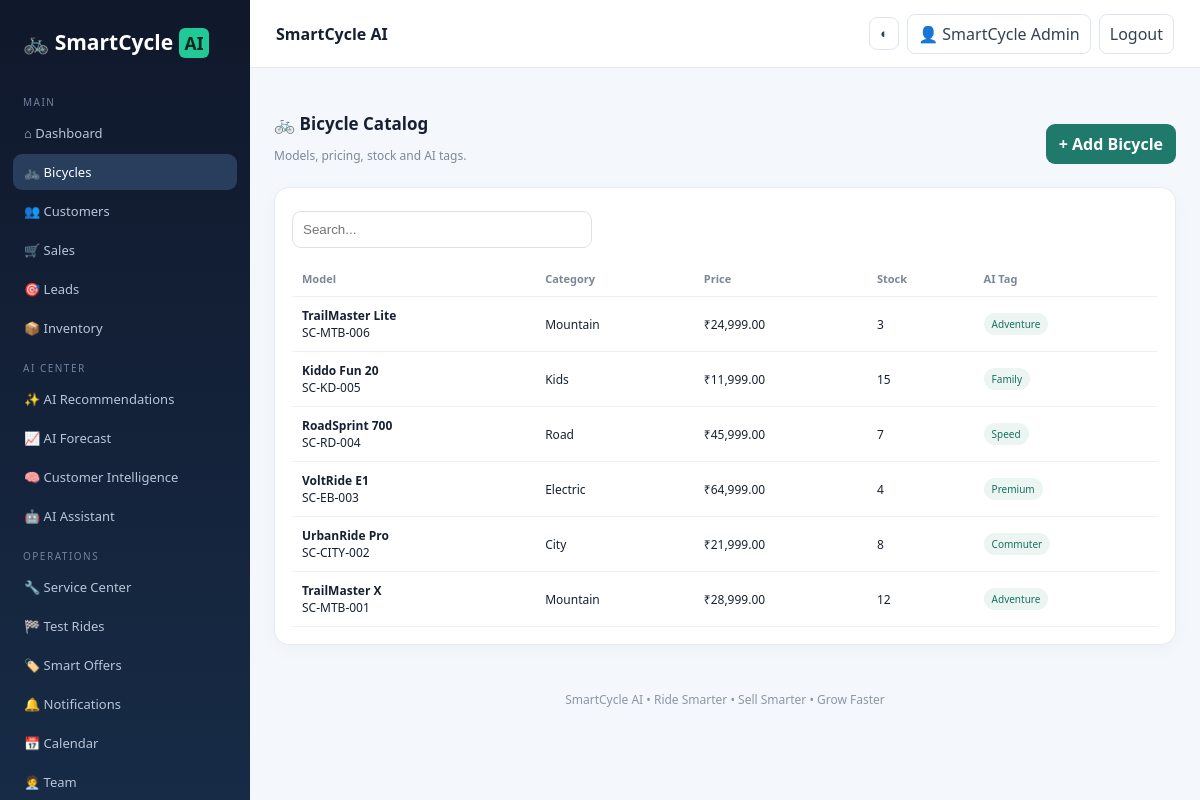
Screenshot of /bicycles.php (signed in) with the database file from the repository.
### tables this page shows
CREATE TABLE bicycles(id INT AUTO_INCREMENT PRIMARY KEY,name VARCHAR(120),sku VARCHAR(50) UNIQUE,category VARCHAR(50),price DECIMAL(12,2),stock INT,ai_tag VARCHAR(80));

### config.php (called while the page is built, shortened)
<?php
function e($v){return htmlspecialchars((string)$v,ENT_QUOTES,"UTF-8");}
function money($v){return "₹".number_format((float)$v,2);}
?>

### bicycles.php (the view)
<?php $title="Bicycle Catalog";require "includes/header.php";$r=$conn->query("SELECT * FROM bicycles ORDER BY id DESC");?><div class="section-title"><div><h2>🚲 Bicycle Catalog</h2><p class="muted">Models, pricing, stock and AI tags.</p></div><a class="btn primary" href="add_bicycle.php">+ Add Bicycle</a></div><div class="card"><input id="q" class="search" onkeyup="filterTable('q','t')" placeholder="Search..."><table id="t"><thead><tr><th>Model</th><th>Category</th><th>Price</th><th>Stock</th><th>AI Tag</th></tr></thead><tbody><?php while($x=$r->fetch_assoc()):?><tr><td><b><?=e($x["name"])?></b><br><?=e($x["sku"])?></td><td><?=e($x["category"])?></td><td><?=money($x["price"])?></td><td><?=$x["stock"]?></td><td><span class="badge"><?=e($x["ai_tag"])?></span></td></tr><?php endwhile;?></tbody></table></div><?php require "includes/footer.php";?>

### assets/style.css (style rules this page uses)
* { box-sizing:border-box }
body { margin:0;font-family:Segoe UI,Arial,sans-serif;background:#f4f7fb;color:#172033 }
.card { background:#fff;border:1px solid #e6ebf1;border-radius:15px;padding:17px;box-shadow:0 5px 18px #14203708 }
.section-title { display:flex;justify-content:space-between;align-items:center;margin:20px 0 11px }
.section-title h2 { font-size:17px;margin:0 }
.btn { display:inline-block;border:0;border-radius:9px;padding:9px 13px;text-decoration:none;cursor:pointer;font-weight:650 }
.primary { background:#1f7a6b;color:#fff }
input,select,textarea { width:100%;padding:10px;border:1px solid #dce2ea;border-radius:9px;margin:6px 0 13px;background:#fff }
table { width:100%;border-collapse:collapse;font-size:12px }
th,td { text-align:left;padding:10px;border-bottom:1px solid #edf0f4 }
th { color:#7b8797;font-size:11px }
.badge { display:inline-block;padding:4px 8px;border-radius:20px;background:#edf5f2;color:#15715f;font-size:10px }
.search { max-width:300px }
.muted { color:#7d8899;font-size:12px }

### rows the page displays
bicycles: name "TrailMaster Lite", sku "SC-MTB-006", category "Mountain", price "₹24,999.00", stock "3", ai_tag "Adventure"
bicycles: name "Kiddo Fun 20", sku "SC-KD-005", category "Kids", price "₹11,999.00", stock "15", ai_tag "Family"
bicycles: name "RoadSprint 700", sku "SC-RD-004", category "Road", price "₹45,999.00", stock "7", ai_tag "Speed"
bicycles: name "VoltRide E1", sku "SC-EB-003", category "Electric", price "₹64,999.00", stock "4", ai_tag "Premium"
bicycles: name "UrbanRide Pro", sku "SC-CITY-002", category "City", price "₹21,999.00", stock "8", ai_tag "Commuter"
bicycles: name "TrailMaster X", sku "SC-MTB-001", category "Mountain", price "₹28,999.00", stock "12", ai_tag "Adventure"

### other values shown
$n[1] "⌂ Dashboard"
$n[1] "🚲 Bicycles"
$n[1] "👥 Customers"
$n[1] "🛒 Sales"
$n[1] "🎯 Leads"
$n[1] "📦 Inventory"
$n[1] "✨ AI Recommendations"
$n[1] "📈 AI Forecast"
$n[1] "🧠 Customer Intelligence"
$n[1] "🤖 AI Assistant"
$n[1] "🔧 Service Center"
$n[1] "🏁 Test Rides"
$n[1] "🏷️ Smart Offers"
$n[1] "🔔 Notifications"
$n[1] "📅 Calendar"
